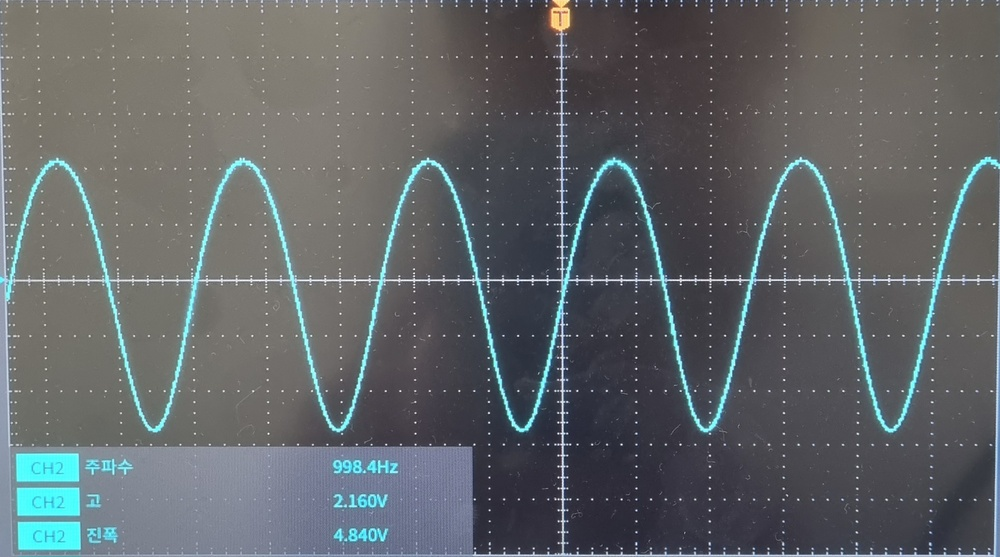
#> input picture images/sample_a_01.jpeg, 1000 x 557 px, shrunk from 1997 x 1113 before the run
$ python -i img2vect.py   (imports and definitions only)
#> lines starting #> are read from the running program, lines starting #| are printed output that depends on the picture; after the words box and inside, x2 and y2 are one past the last pixel; in counts of white or black regions, pixels touching at a corner belong together
import cv2 as cv
import numpy as np

def load_binary_image(path: str):
#> called with path = 'images/sample_a_01.jpeg'
    img = cv.imread(path)
#> img is the input picture: shape (557, 1000, 3); mean B, G, R 103.6, 101, 96.6

    # HSV로 변경
    hsv = cv.cvtColor(img, cv.COLOR_BGR2HSV)
#> hsv: shape (557, 1000, 3); mean H, S, V 79.2, 34, 107.9

    # 명도(S)와 채도(V)가 20이상인 경우 색상(H) 값 평균 찾기
    msk = cv.inRange(hsv, (0, 20, 20), (179, 255, 255))
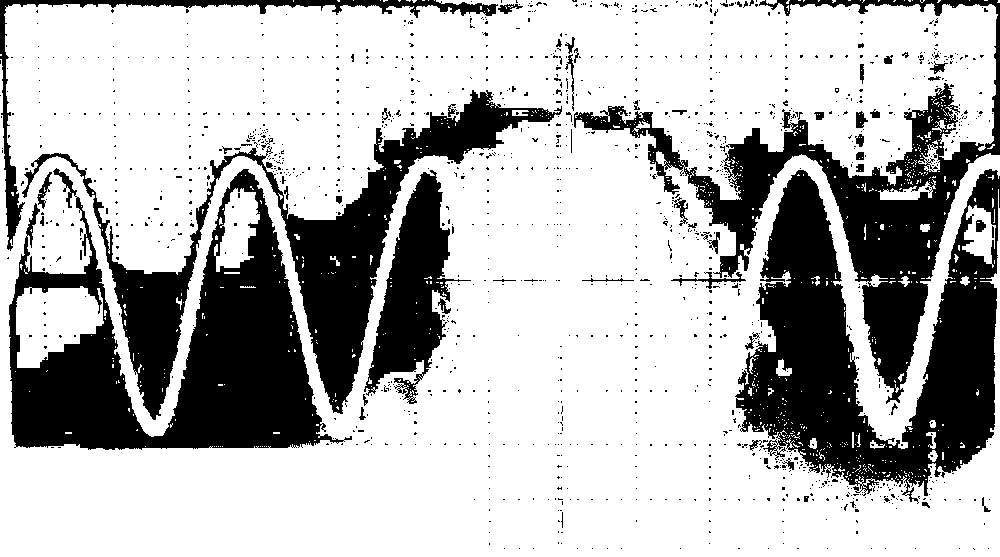
#> msk: shape (557, 1000); 71.4% white; 1349 black regions (1290 under 20 px), largest, box (x1, y1, x2, y2) and area: (735, 169, 1000, 504) 40125, (9, 168, 352, 450) 39076, (574, 0, 1000, 404) 29199

    h_val = hsv[:, :, 0]
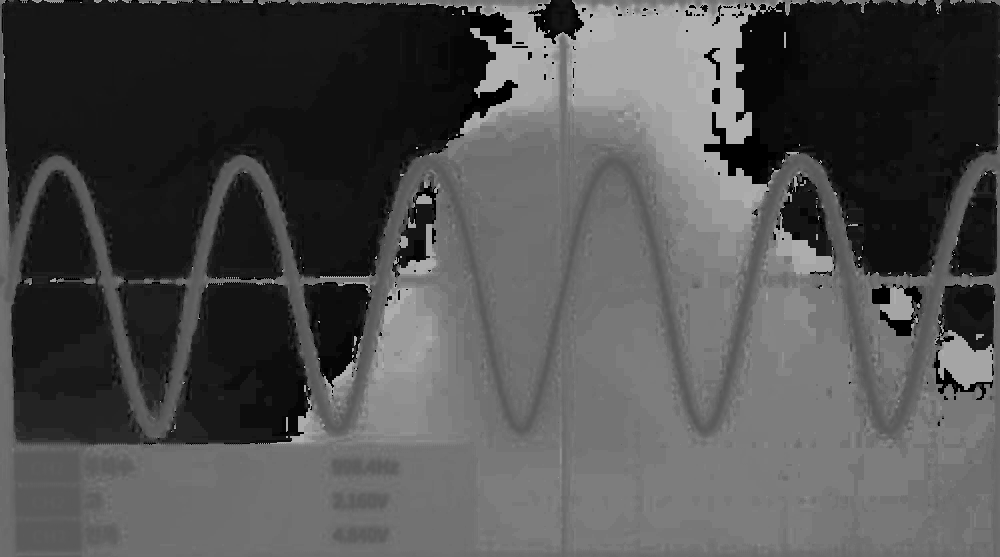
#> h_val: shape (557, 1000); min 0, max 179, mean 79.2
    s_val = hsv[:, :, 1]
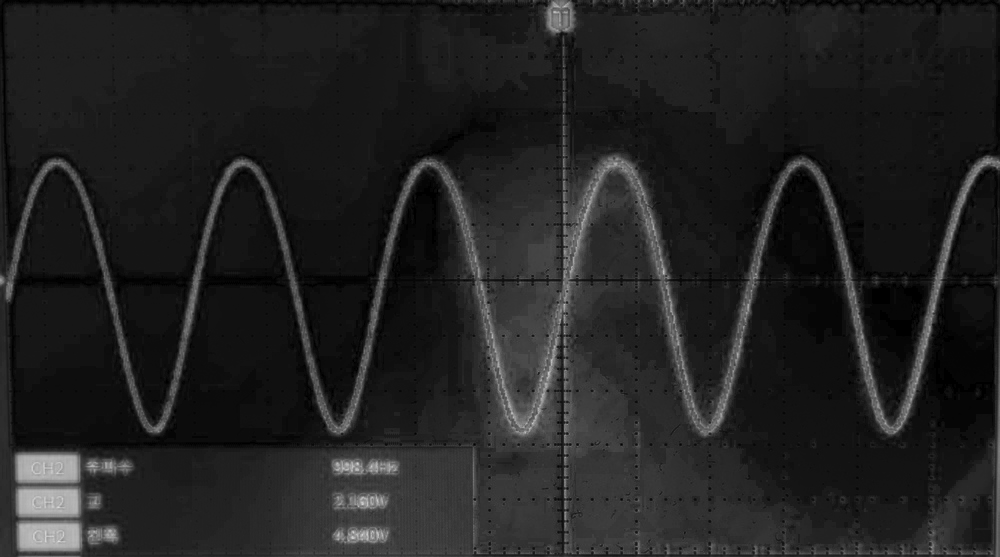
#> s_val: shape (557, 1000); min 0, max 221, mean 34
    v_val = hsv[:, :, 2]
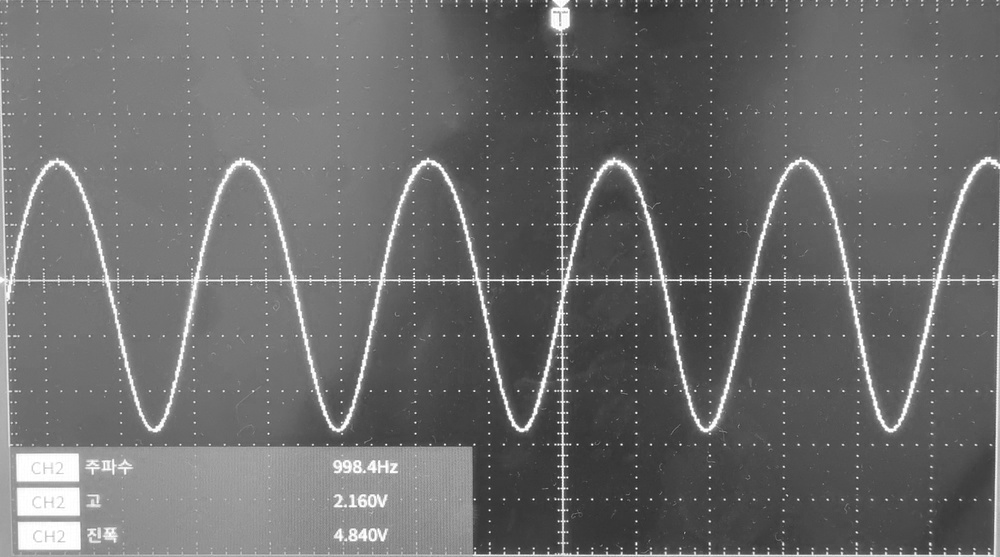
#> v_val: shape (557, 1000); min 39, max 255, mean 107.9

    avg_h = np.mean(h_val[msk > 0])
#> avg_h = 83.84
    avg_s = np.mean(s_val[msk > 0])
#> avg_s = 42.16
    avg_v = np.mean(v_val[msk > 0])
#> avg_v = 109.3

    # 이미지 색 필터
    lw = (avg_h - 20, avg_s - avg_s // 20, avg_v - avg_s // 20) # 범위 값 설정
#> lw = (63.84, 40.16, 107.3)
    up = (avg_h + 20, 255, 255)                                 # 범위 값 설정
#> up = (103.8, 255, 255)
    mask = cv.inRange(hsv, lw, up)
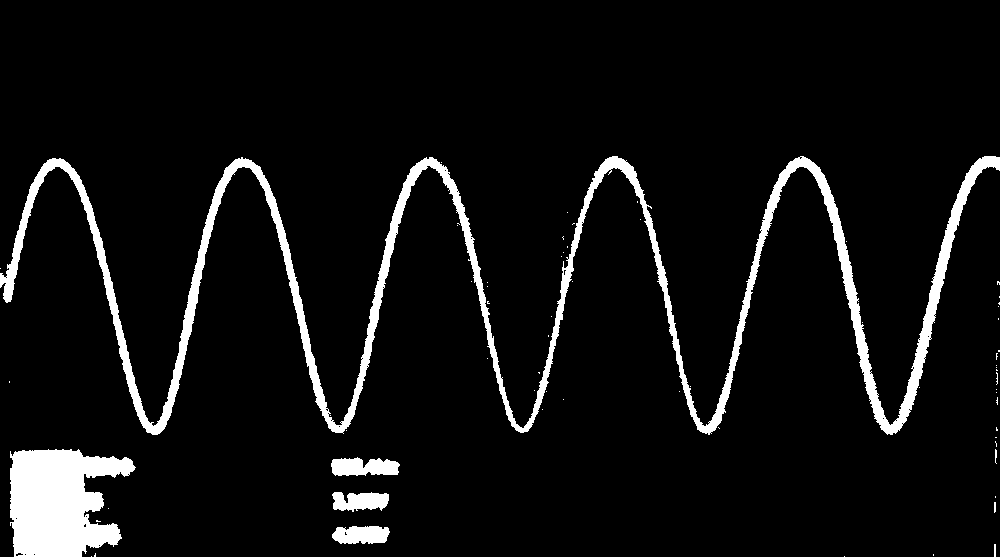
#> mask: shape (557, 1000); 6.7% white; 66 white regions (58 under 20 px), largest, box (x1, y1, x2, y2) and area: (0, 156, 1000, 435) 24447, (10, 449, 136, 557) 9744, (331, 457, 400, 476) 1004
    img2 = cv.bitwise_and(img, img, mask=mask)
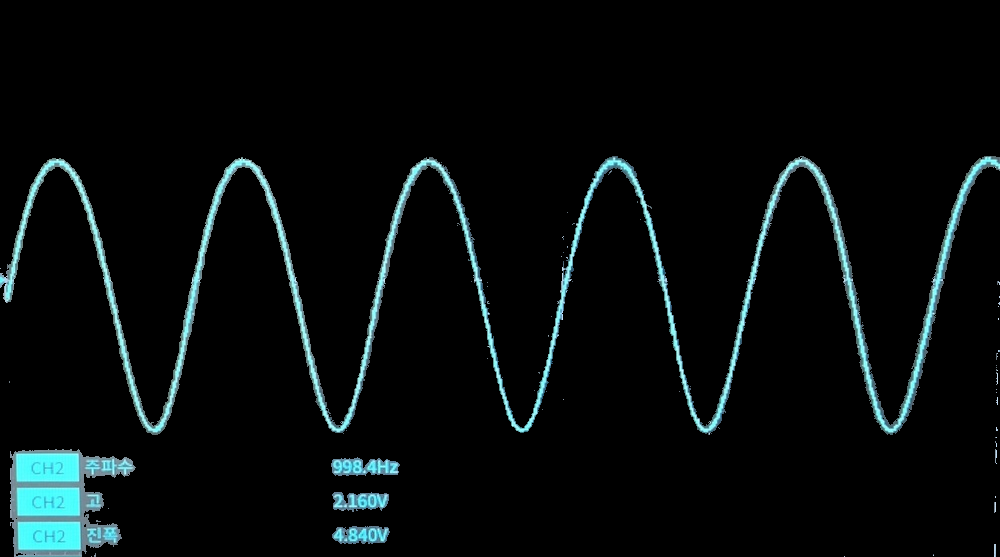
#> img2: shape (557, 1000, 3); mean B, G, R 12.7, 12.3, 7.4

    # 이진화
    gr = cv.cvtColor(img2, cv.COLOR_RGB2GRAY)
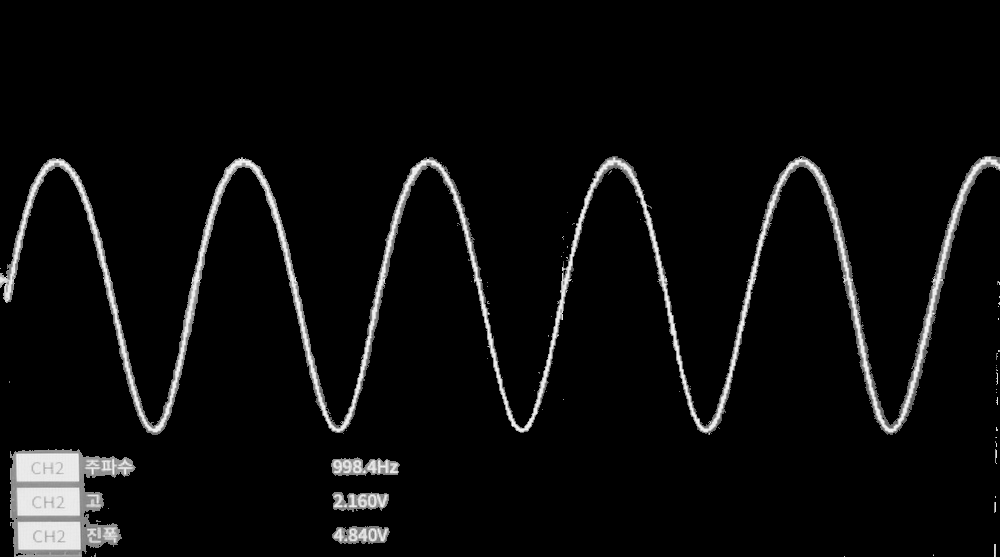
#> gr: shape (557, 1000); min 0, max 249, mean 11.9
    _, bi = cv.threshold(gr, 0, 100, cv.THRESH_BINARY)

    return bi

# [44 lines left out: functions get_graph_roi, image_to_vector, calc_error, not called in this run]

>>> result = load_binary_image('images/sample_a_01.jpeg')

$ run again, on images/sample_a_03.jpeg
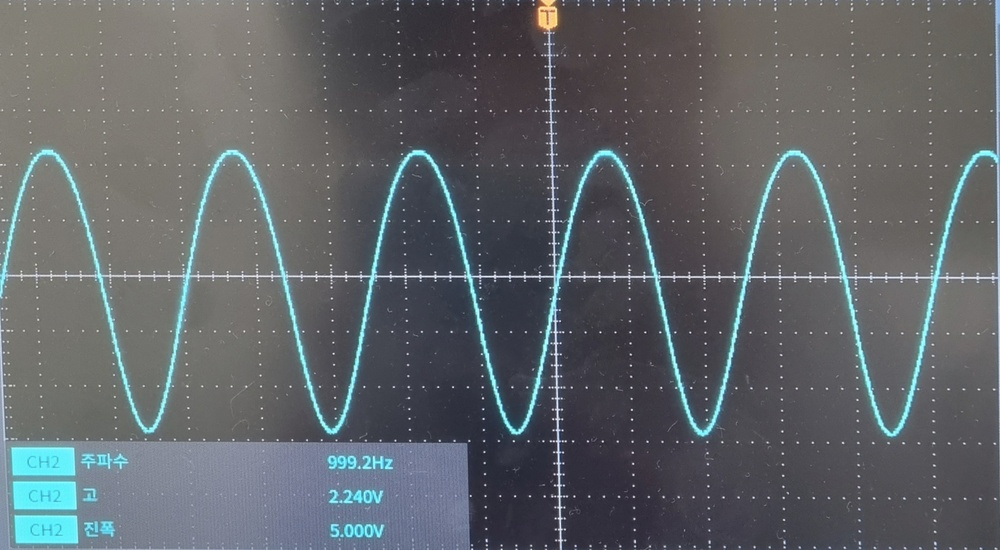
#> input picture images/sample_a_03.jpeg, 1000 x 550 px, shrunk from 1963 x 1080 before the run
#> in load_binary_image, img is the input picture: shape (550, 1000, 3); mean B, G, R 104.2, 100.3, 95.9
#> hsv: shape (550, 1000, 3); mean H, S, V 84.6, 32.5, 107.4
#> in load_binary_image, `msk = cv.inRange(hsv, (0, 20, 20), (179, 255, 255))`:
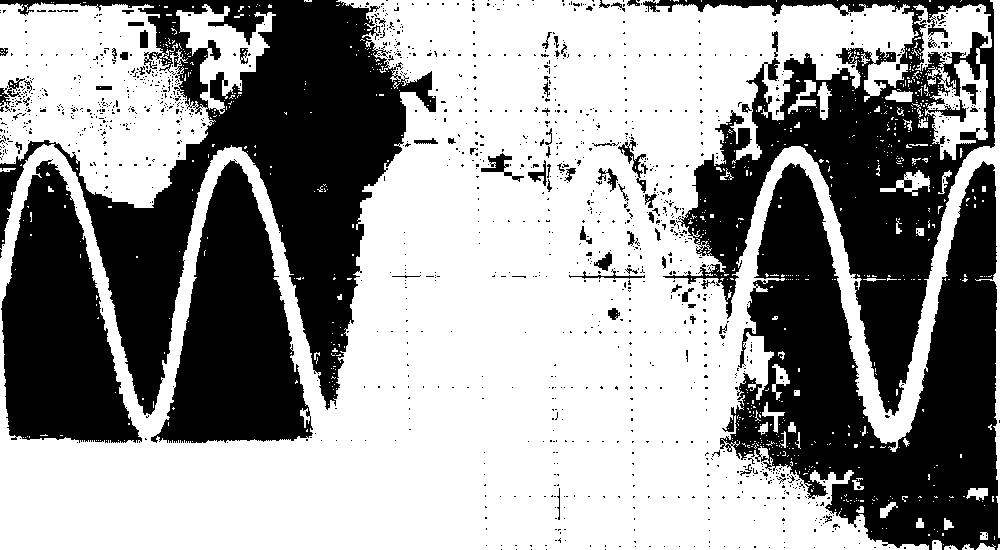
#> msk: shape (550, 1000); 60% white; 1356 black regions (1281 under 20 px), largest, box (x1, y1, x2, y2) and area: (0, 0, 436, 415) 61717, (720, 161, 1000, 550) 55534, (643, 0, 995, 416) 45008
#> avg_h = 98.52
#> avg_s = 45.43
#> avg_v = 107.9
#> lw = (78.52, 43.43, 105.9)
#> up = (118.5, 255, 255)
#> mask: shape (550, 1000); 11.4% white; 307 white regions (299 under 20 px), largest, box (x1, y1, x2, y2) and area: (0, 0, 1000, 440) 28006, (210, 441, 470, 550) 22659, (0, 394, 132, 550) 11231
#> in load_binary_image, `gr = cv.cvtColor(img2, cv.COLOR_RGB2GRAY)`:
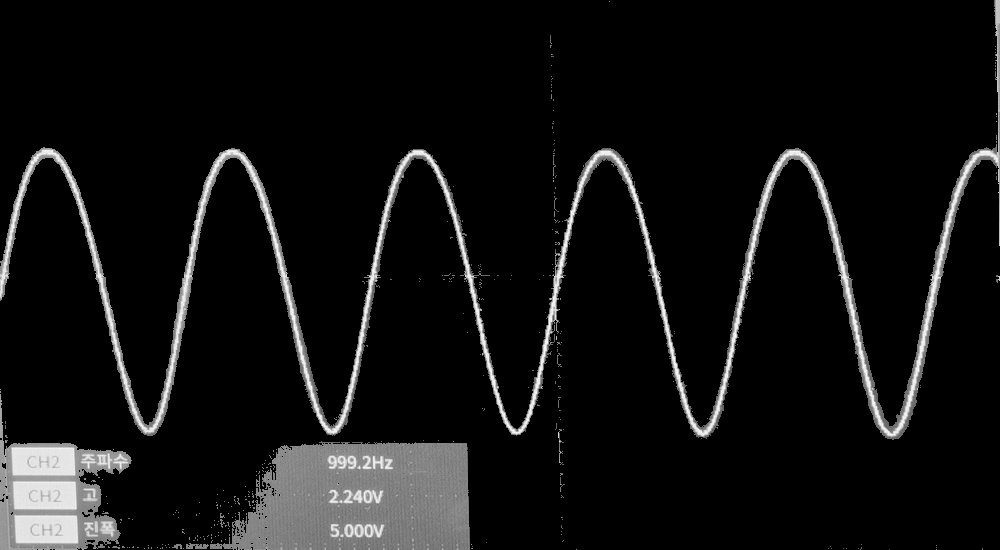
#> gr: shape (550, 1000); min 0, max 249, mean 18.2

$ run again, on images/sample_a_04.jpeg
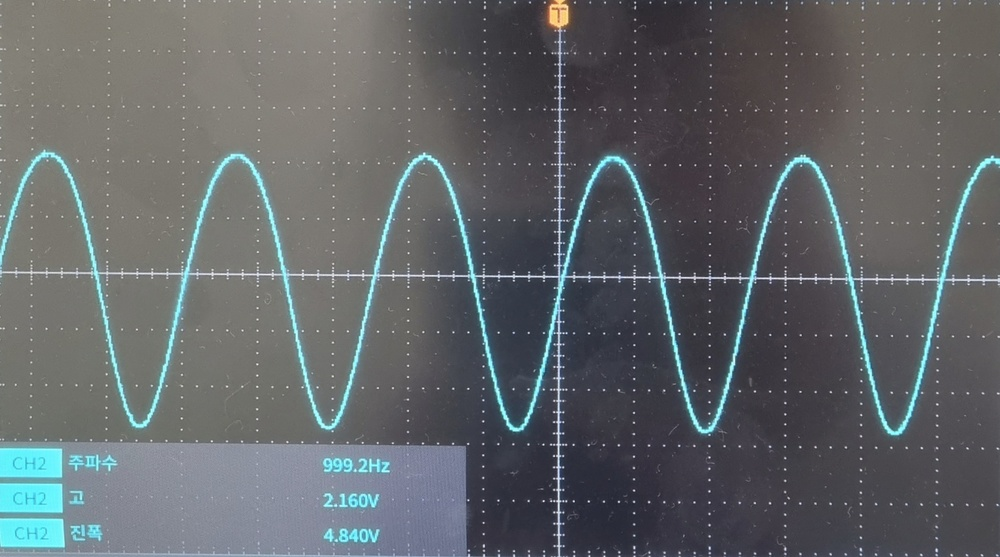
#> input picture images/sample_a_04.jpeg, 1000 x 557 px, shrunk from 1964 x 1094 before the run
#> in load_binary_image, img is the input picture: shape (557, 1000, 3); mean B, G, R 104.1, 101.1, 97.1
#> hsv: shape (557, 1000, 3); mean H, S, V 82.8, 31, 107.4
#> in load_binary_image, `msk = cv.inRange(hsv, (0, 20, 20), (179, 255, 255))`:
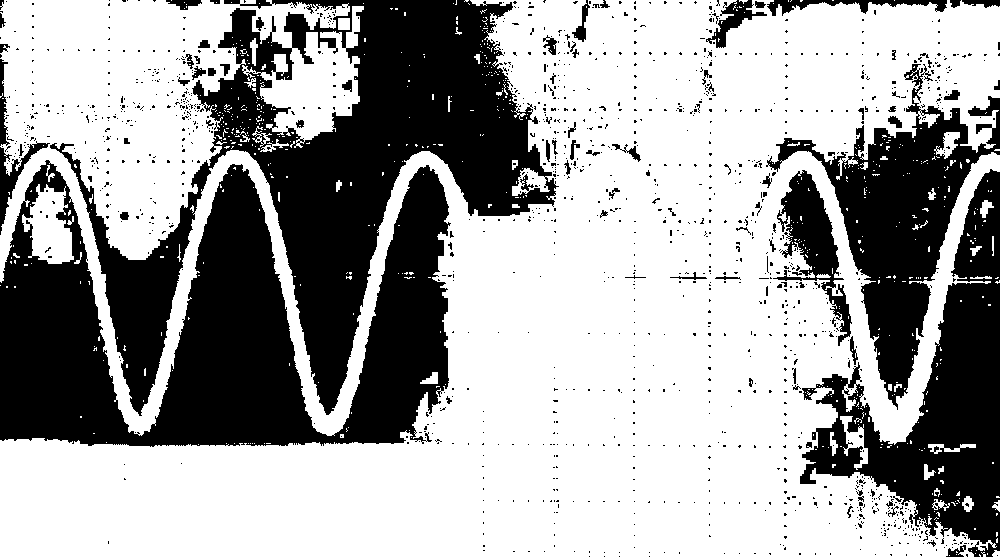
#> msk: shape (557, 1000); 63.7% white; 1390 black regions (1308 under 20 px), largest, box (x1, y1, x2, y2) and area: (50, 0, 559, 416) 67990, (0, 160, 451, 447) 66450, (800, 169, 1000, 557) 27885
#> avg_h = 95
#> avg_s = 41.06
#> avg_v = 107.1
#> lw = (75, 39.06, 105.1)
#> up = (115, 255, 255)
#> mask: shape (557, 1000); 9.4% white; 203 white regions (196 under 20 px), largest, box (x1, y1, x2, y2) and area: (0, 149, 1000, 439) 27888, (0, 444, 468, 557) 23932, (553, 343, 565, 385) 108
#> in load_binary_image, `gr = cv.cvtColor(img2, cv.COLOR_RGB2GRAY)`:
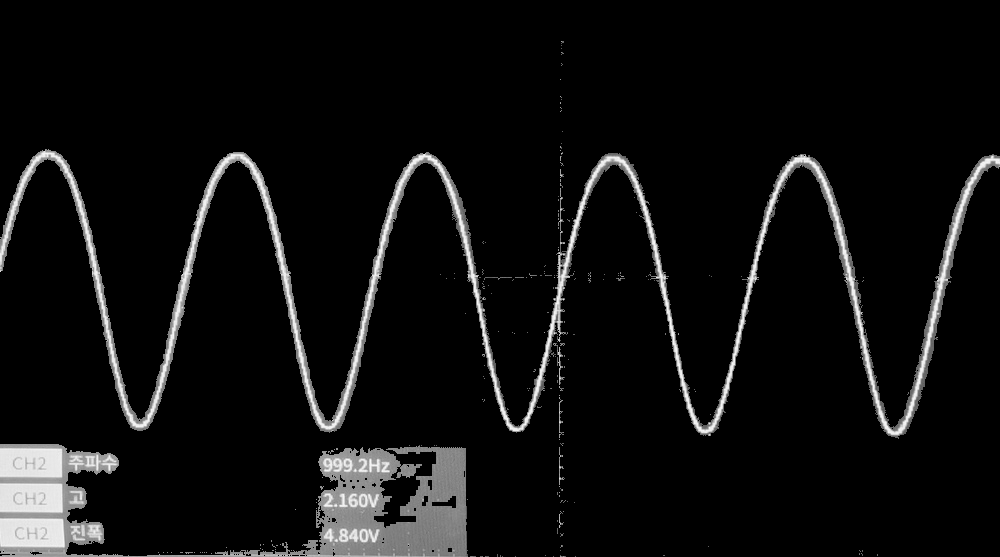
#> gr: shape (557, 1000); min 0, max 249, mean 15.7
